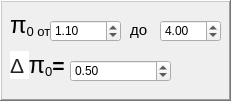
   <widget class="QFrame" name="frame_2">
    <property name="geometry">
     <rect>
      <x>10</x>
      <y>140</y>
      <width>231</width>
      <height>101</height>
     </rect>
    </property>
    <property name="frameShape">
     <enum>QFrame::WinPanel</enum>
    </property>
    <property name="frameShadow">
     <enum>QFrame::Raised</enum>
    </property>
    <widget class="QDoubleSpinBox" name="dblSpinBox_5">
     <property name="geometry">
      <rect>
       <x>50</x>
       <y>20</y>
       <width>71</width>
       <height>22</height>
      </rect>
     </property>
     <property name="wrapping">
      <bool>true</bool>
     </property>
     <property name="decimals">
      <number>2</number>
     </property>
     <property name="minimum">
      <double>1.100000000000000</double>
     </property>
     <property name="maximum">
      <double>5.000000000000000</double>
     </property>
     <property name="singleStep">
      <double>0.050000000000000</double>
     </property>
     <property name="value">
      <double>1.100000000000000</double>
     </property>
    </widget>
    <widget class="QLabel" name="lbl_4">
     <property name="geometry">
      <rect>
       <x>10</x>
       <y>10</y>
       <width>51</width>
       <height>31</height>
      </rect>
     </property>
     <property name="text">
      <string>&lt;html&gt;&lt;head/&gt;&lt;body&gt;&lt;p&gt;&lt;span style=&quot; font-family:'Times New Roman,serif'; font-size:18pt;&quot;&gt;π&lt;/span&gt;&lt;span style=&quot; font-size:16pt; vertical-align:sub;&quot;&gt;0 от &lt;/span&gt;&lt;/p&gt;&lt;/body&gt;&lt;/html&gt;</string>
     </property>
    </widget>
    <widget class="QLabel" name="lbl_8">
     <property name="geometry">
      <rect>
       <x>130</x>
       <y>20</y>
       <width>21</width>
       <height>21</height>
      </rect>
     </property>
     <property name="text">
      <string>&lt;html&gt;&lt;head/&gt;&lt;body&gt;&lt;p&gt;&lt;span style=&quot; font-size:11pt;&quot;&gt;до&lt;/span&gt;&lt;/p&gt;&lt;/body&gt;&lt;/html&gt;</string>
     </property>
    </widget>
    <widget class="QDoubleSpinBox" name="dblSpinBox_6">
     <property name="geometry">
      <rect>
       <x>160</x>
       <y>20</y>
       <width>61</width>
       <height>22</height>
      </rect>
     </property>
     <property name="wrapping">
      <bool>true</bool>
     </property>
     <property name="decimals">
      <number>2</number>
     </property>
     <property name="minimum">
      <double>1.100000000000000</double>
     </property>
     <property name="maximum">
      <double>5.000000000000000</double>
     </property>
     <property name="singleStep">
      <double>0.050000000000000</double>
     </property>
     <property name="value">
      <double>4.000000000000000</double>
     </property>
    </widget>
    <widget class="QLabel" name="lbl_3">
     <property name="geometry">
      <rect>
       <x>10</x>
       <y>50</y>
       <width>61</width>
       <height>31</height>
      </rect>
     </property>
     <property name="text">
      <string>&lt;html&gt;&lt;head/&gt;&lt;body&gt;&lt;p&gt;&lt;span style=&quot; font-family:'arial,sans-serif'; font-size:16pt; color:#222222; background-color:#ffffff;&quot;&gt;Δ &lt;/span&gt;&lt;span style=&quot; font-family:'Times New Roman,serif'; font-size:18pt;&quot;&gt;π&lt;/span&gt;&lt;span style=&quot; font-size:16pt; vertical-align:sub;&quot;&gt;0&lt;/span&gt;&lt;span style=&quot; font-family:'Times New Roman,serif'; font-size:16pt; font-weight:600;&quot;&gt;=&lt;/span&gt;&lt;/p&gt;&lt;/body&gt;&lt;/html&gt;</string>
     </property>
    </widget>
    <widget class="QDoubleSpinBox" name="dblSpinBox_2">
     <property name="geometry">
      <rect>
       <x>70</x>
       <y>60</y>
       <width>101</width>
       <height>22</height>
      </rect>
     </property>
     <property name="wrapping">
      <bool>true</bool>
     </property>
     <property name="decimals">
      <number>2</number>
     </property>
     <property name="minimum">
      <double>0.000000000000000</double>
     </property>
     <property name="maximum">
      <double>5.000000000000000</double>
     </property>
     <property name="singleStep">
      <double>0.050000000000000</double>
     </property>
     <property name="value">
      <double>0.500000000000000</double>
     </property>
    </widget>
   </widget>
